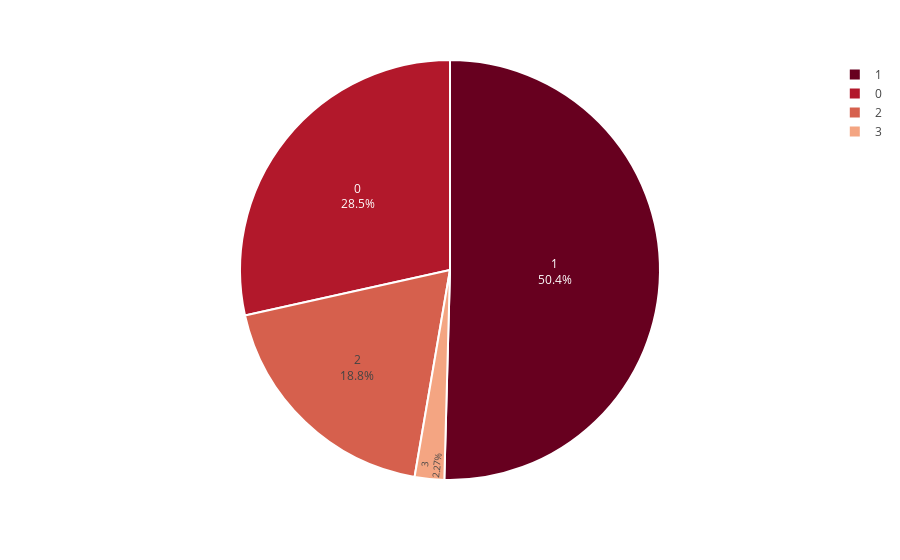

Notebook code cell kept with this figure:
### Markdown cell above
### Child Status

### Code cell
children = customer.Children.value_counts()

fig = px.pie(children, 
             values = children.values, 
             names = children.index,
             color_discrete_sequence=px.colors.sequential.RdBu)
fig.update_traces(textposition='inside', textinfo='percent+label', 
                  marker = dict(line = dict(color = 'white', width = 2)))
fig.show()

### Figure 1 — Plotly figure (JSON) as saved in the notebook; plotly's stock layout.template omitted (floating-point values rounded to 4 significant figures)
{"data": [{"domain": {"x": [0, 1], "y": [0, 1]}, "hovertemplate": "Children=%{label}<br>value=%{value}<extra></extra>", "labels": [1, 0, 2, 3], "legendgroup": "", "marker": {"line": {"color": "white", "width": 2}}, "name": "", "showlegend": true, "textinfo": "percent+label", "textposition": "inside", "type": "pie", "values": [1112, 628, 415, 50]}], "layout": {"legend": {"tracegroupgap": 0}, "margin": {"t": 60}, "piecolorway": ["rgb(103,0,31)", "rgb(178,24,43)", "rgb(214,96,77)", "rgb(244,165,130)", "rgb(253,219,199)", "rgb(247,247,247)", "rgb(209,229,240)", "rgb(146,197,222)", "rgb(67,147,195)", "rgb(33,102,172)", "rgb(5,48,97)"]}}
